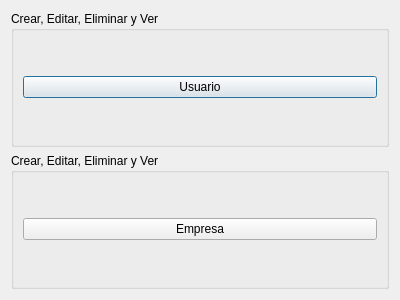
<?xml version="1.0" encoding="UTF-8"?>
<ui version="4.0">
 <class>Dialog</class>
 <widget class="QDialog" name="Dialog">
  <property name="geometry">
   <rect>
    <x>0</x>
    <y>0</y>
    <width>400</width>
    <height>300</height>
   </rect>
  </property>
  <property name="windowTitle">
   <string>Dialog</string>
  </property>
  <layout class="QVBoxLayout" name="verticalLayout">
   <item>
    <widget class="QGroupBox" name="groupBox">
     <property name="title">
      <string>Crear, Editar, Eliminar y Ver</string>
     </property>
     <layout class="QVBoxLayout" name="verticalLayout_2">
      <item>
       <widget class="QPushButton" name="pushButton_funciones_usuarios">
        <property name="text">
         <string>Usuario</string>
        </property>
       </widget>
      </item>
     </layout>
    </widget>
   </item>
   <item>
    <widget class="QGroupBox" name="groupBox_2">
     <property name="title">
      <string>Crear, Editar, Eliminar y Ver</string>
     </property>
     <layout class="QVBoxLayout" name="verticalLayout_3">
      <item>
       <widget class="QPushButton" name="pushButton_funciones_empresas">
        <property name="text">
         <string>Empresa</string>
        </property>
       </widget>
      </item>
     </layout>
    </widget>
   </item>
  </layout>
 </widget>
 <resources/>
 <connections/>
</ui>
